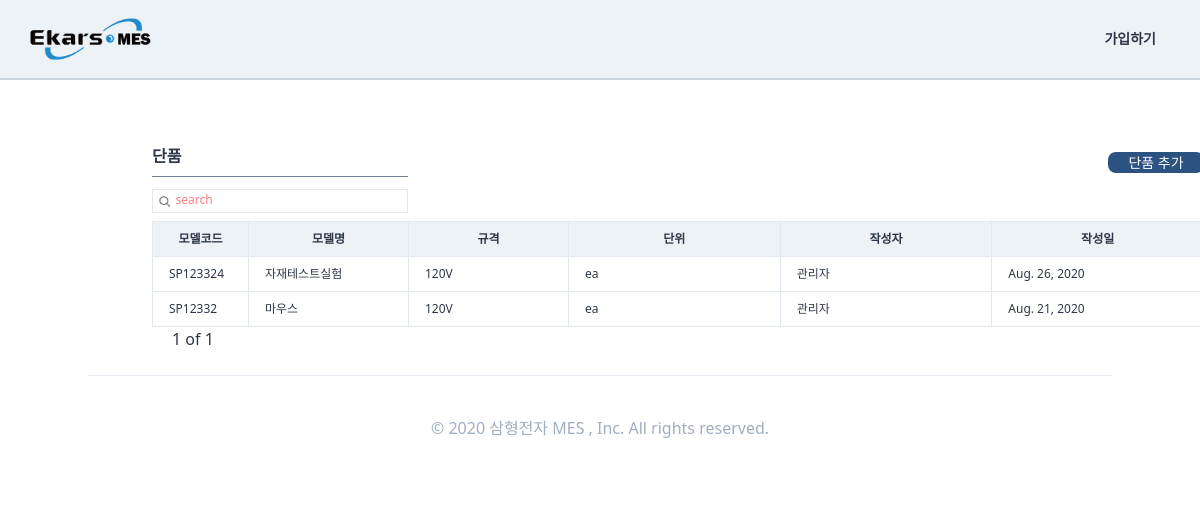
The page /standardinformaiton/single/ on the database as committed earlier.
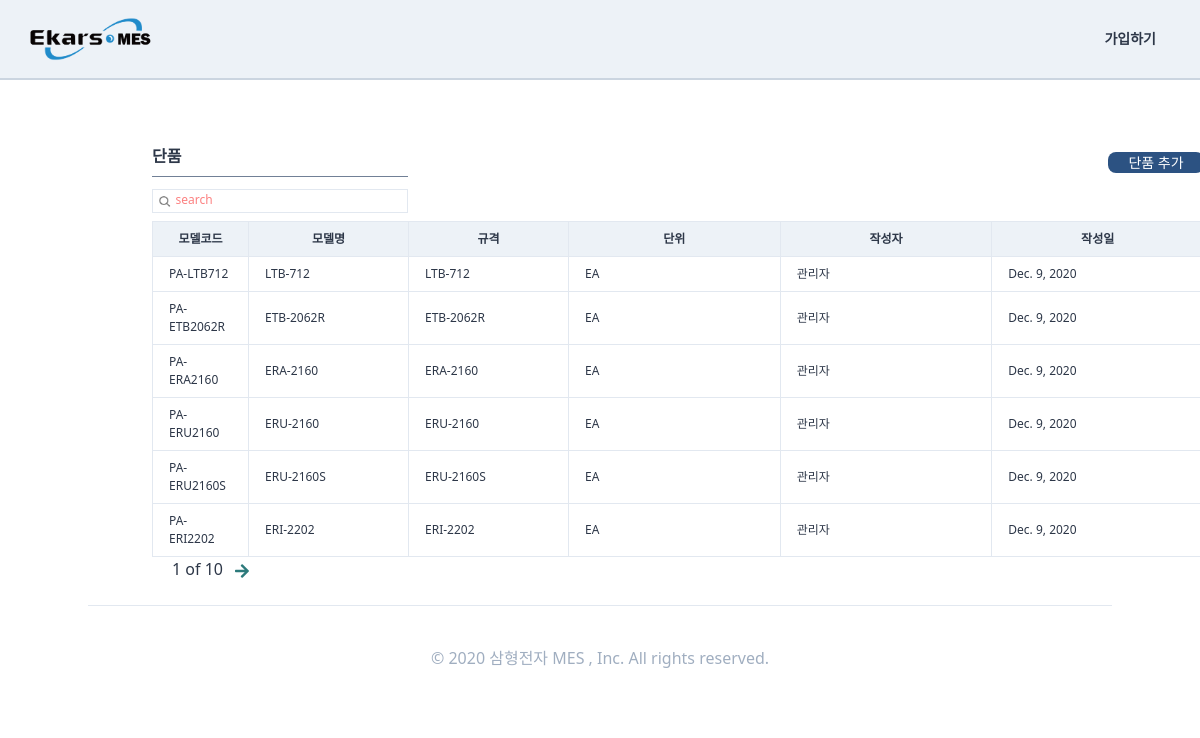
The same page on the database as committed later.
### StandardInformation/models.py (models this page shows, shortened)
class SingleProduct(TimeStampedModel):
    작성자 = models.ForeignKey(
        "users.User", related_name="단품제품작성자", on_delete=models.SET_NULL, null=True
    )
    작성일 = models.DateField(auto_now=True, auto_now_add=False)
    모델코드 = models.CharField(max_length=80)
    모델명 = models.CharField(max_length=30)
    규격 = models.CharField(max_length=80, null=True, blank=True)
    단위 = models.CharField(max_length=10, null=True, blank=True)
    단가 = models.IntegerField(null=True, blank=True)
    class Meta:
        verbose_name = "단품제품"
        verbose_name_plural = "단품제품"

### users/models.py (models this page shows, shortened)
class User(AbstractUser, TimeStampedModel):
    부서 = models.ManyToManyField("Part", related_name="user", null=True)
    nowPart = models.ForeignKey(
        "Part", related_name="nowuser", on_delete=models.SET_NULL, null=True
    )
    class Meta:
        verbose_name = "사용자"
        verbose_name_plural = "사용자"
    def __str__(self):
        return self.first_name

### StandardInformation/views.py (the view, shortened to what this page needs)
# urls.py: path("single/", views.SingleView.as_view(), name="single"),
class SingleView(ListView):
    model = models.SingleProduct
    paginate_by = 6
    paginate_orphans = 2
    ordering = "-created"
    context_object_name = "lists"
    template_name = "Standardinformation/single.html"
    def get_queryset(self):
        search = self.request.GET.get("search")
        if search is None:
            return super().get_queryset()
    def get(self, request, *args, **kwargs):
        self.object_list = self.get_queryset()
        allow_empty = self.get_allow_empty()
        context = self.get_context_data()
        if (self.request.GET.get("search") is None) or (
            self.request.GET.get("search") == ""
        ):
            context["search"] = "search"
            context["s_bool"] = False
        else:
            context["search"] = self.request.GET.get("search")
            context["s_bool"] = True
        return self.render_to_response(context)

### templates/Standardinformation/single.html (shortened to what this page needs)
{%extends "orders/ordershome.html"%}
{% load static%}
{%block main_contens%}
<div class="w-11/12 h-full ml-32 -mt-6 pt-12 flex flex-row justify-between">
    <div class="p-6 flex flex-col">
        <div class="flex flex-row justify-between">
            <div class="justify-between ">
                <div class=" border-b w-64 mb-3 font-semibold border-gray-600 pb-2">단품 </div>
            </div>
            <div class="mt-2">
                <a href="{%url "StandardInformation:singleregister"%}">
                    <div class="btn-link">
                        단품 추가 </div>
                </a>
            </div>
        </div>
        <div class="w-64 border h-6 mb-2">
            <form method="get" action="{%url "StandardInformation:single" %}" class="w-full flex ">
                <button class="w-4 h-4 mt-1 ml-1  rounded-xl bg-cover bg-center"
                    style="background-image:url({% static 'img/search.png' %});"></button>
                <input name="search" placeholder={{search}}
                    class="ml-1 w-full border-none search-box text-xs font-medium placeholder-red-400 focus: outline-none" />
            </form>
        </div>
        <div class="w-full rounded text-xs">
            <table class="table-fixed w-full">
                <thead>
                    <tr>
                        <th class="border bg-gray-200 px-4 py-2 w-24">모델코드</th>
                        <th class="border bg-gray-200 px-4 py-2 w-40">모델명</th>
                        <th class="border bg-gray-200 px-4 py-2 w-40">규격</th>
                        <th class="border bg-gray-200 px-4 py-2">단위</th>
                        <th class="border bg-gray-200 px-4 py-2">작성자</th>
                        <th class="border bg-gray-200 px-4 py-2">작성일</th>
                    </tr>
                </thead>
                <tbody>
                    {%for list in lists%}
                    <tr>
                        <td class="border px-4 py-2 font-medium hover:text-blue-700 hover:font-bold"><a
                                href="{%url "StandardInformation:singledetail" list.pk %}">{{list.모델코드}}</a></td>
                        <td class="border px-4 py-2">{{list.모델명}}</td>
                        <td class="border px-4 py-2">{{list.규격}}</td>
                        <td class="border px-4 py-2">{{list.단위}}</td>
                        <td class="border px-4 py-2">{{list.작성자}}</td>
                        <td class="border px-4 py-2">{{list.작성일}}</td>
                    </tr>
                    {%endfor%}
                </tbody>
            </table>
            <div class="flex ml-2">
                <span class="mx-3 font-medium  text-base">{{page_obj.number}} of
                    {{page_obj.paginator.num_pages}}</span>
                {% if page_obj.has_next %}
                {%if s_bool%}
                <a href="?search={{search}}&page={{page_obj.next_page_number}}" class="text-teal-700"><i
                        class="fas fa-arrow-right fa-lg mt-2"></i></a>
                {%else%}
                <a href="?page={{page_obj.next_page_number}}" class="text-teal-700"><i
                        class="fas fa-arrow-right fa-lg mt-2"></i></a>
                {% endif %}{% endif %}
            </div>
        </div>
    </div>
</div>
{%endblock main_contens %}

Rows that differ between the two databases and show on the page:
removed SingleProduct: 모델코드 "SP123324", 모델명 "자재테스트실험", 규격 "120V", 단위 "ea", 작성자 "관리자", 작성일 "Aug. 26, 2020"
removed SingleProduct: 모델코드 "SP12332", 모델명 "마우스", 규격 "120V", 단위 "ea", 작성자 "관리자", 작성일 "Aug. 21, 2020"
added SingleProduct: 모델코드 "PA-LTB712", 모델명 "LTB-712", 규격 "LTB-712", 단위 "EA", 작성자 "관리자", 작성일 "Dec. 9, 2020"
added SingleProduct: 모델코드 "PA-ETB2062R", 모델명 "ETB-2062R", 규격 "ETB-2062R", 단위 "EA", 작성자 "관리자", 작성일 "Dec. 9, 2020"
added SingleProduct: 모델코드 "PA-ERA2160", 모델명 "ERA-2160", 규격 "ERA-2160", 단위 "EA", 작성자 "관리자", 작성일 "Dec. 9, 2020"
added SingleProduct: 모델코드 "PA-ERU2160", 모델명 "ERU-2160", 규격 "ERU-2160", 단위 "EA", 작성자 "관리자", 작성일 "Dec. 9, 2020"
added SingleProduct: 모델코드 "PA-ERU2160S", 모델명 "ERU-2160S", 규격 "ERU-2160S", 단위 "EA", 작성자 "관리자", 작성일 "Dec. 9, 2020"
added SingleProduct: 모델코드 "PA-ERI2202", 모델명 "ERI-2202", 규격 "ERI-2202", 단위 "EA", 작성자 "관리자", 작성일 "Dec. 9, 2020"
Other text that changed with them:
{{ page_obj.paginator.num_pages }}: "1" → "10"
